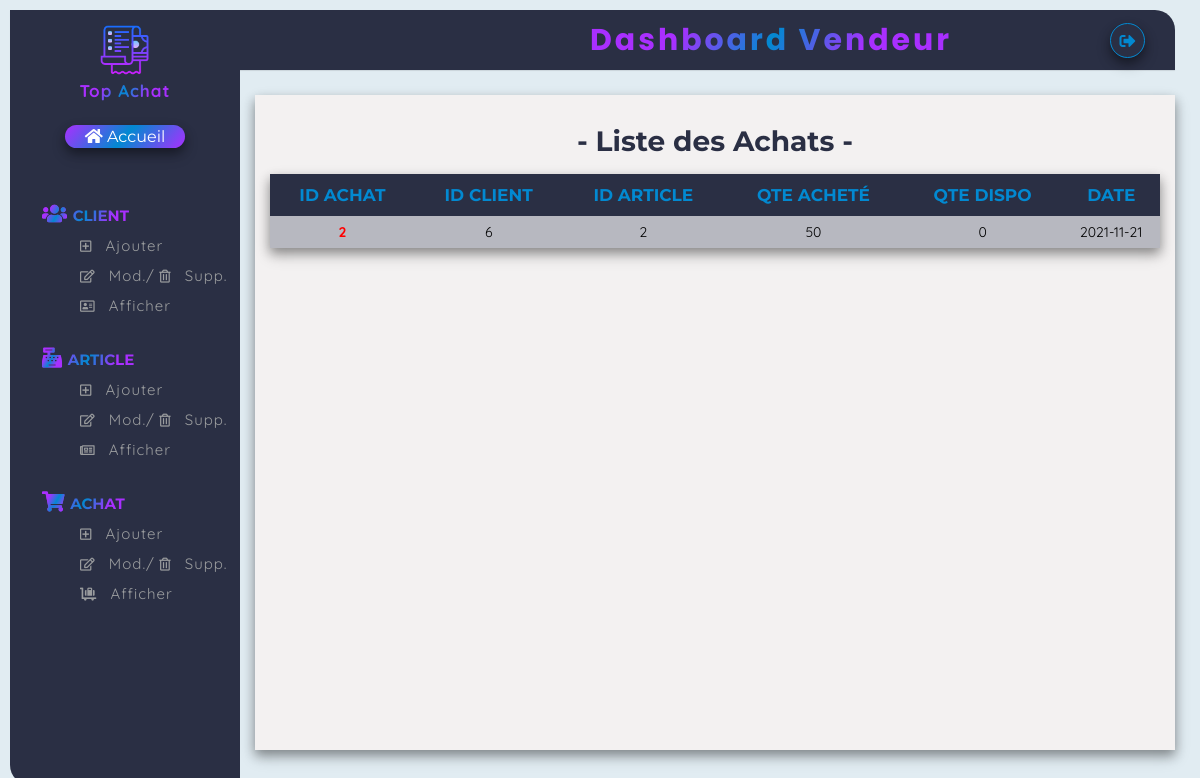
The app's page /afficher_achat.php with its own data.
### tables this page shows
CREATE TABLE `achats` (
  `id_achat` int(11) NOT NULL,
  `id_client` int(11) NOT NULL,
  `id_article` int(11) NOT NULL,
  `quantite` int(11) NOT NULL,
  `date` date NOT NULL
);

### afficher_achat.php (the view, shortened to what this page needs)
<?php
        require('conn.php');
        require_once 'menu_vendeur.php';
?>
<!DOCTYPE html>
<html lang="en">
    <head>
        <link rel="stylesheet" href="css/all.min.css">
        <link rel="stylesheet" href="css/style_vendeur.css">
    </head>
    <body>
        <?php $response = $db->query('SELECT *FROM achats'); ?>
        <div class="wrapper">
            <div class="main_container">
                <div class="item">
                    <h1 class="liste"> - Liste des Achats - </h1></br>
                    <table>
                        <thead>
                            <tr>
                                <th>ID ACHAT</th>
                                <th>ID CLIENT</th>
                                <th>ID ARTICLE</th>
                                <th>QTE ACHETÉ</th>
                                <th>QTE DISPO</th>
                                <th>DATE</th>
                            </tr>
                        </thead>
                        <tbody>
                            <?php
                                $qte_dispo = 50;
                            ?>
                            <?php while($donnees = $response->fetch()){?>
                                <tr>
                                    <td class="id"> <?php echo $donnees['id_achat'];?></td>
                                    <td> <?php echo $donnees['id_client'];?></td>
                                    <td> <?php echo $donnees['id_article'];?></td>
                                    <td> <?php echo $donnees['quantite'];?></td>
                                    <td> <?php echo $qte_dispo - $donnees['quantite'];?> </td>
                                    <td> <?php echo $donnees['date'];?></td>
                                </tr>
                            <?php }
                            ?>
                        </tbody>
                    </div>
                </div>
            </div>
    </body>
</html>

### css/style_vendeur.css (style rules this page uses)
* { margin: 0; padding: 0; list-style: none; text-decoration: none; box-sizing: border-box; font-family: 'Montserrat', sans-serif; }
body { background: #e1ecf2; }
.wrapper { margin: 10px; }
.wrapper .main_container { width: (100% - 200px); margin-top: 70px; margin-left: 230px; padding: 15px; transition: all 0.3s ease; }
.wrapper .main_container .item { background: rgb(243, 241, 241); box-shadow: 0 5px 10px 0 rgba(0,0,0,0.3), 0 7px 15px 0 rgba(0,0,0,0.20); height: 81.9vh; margin-top: 10px; padding: 15px; font-size: 14px; line-height: 22px; }
.liste { text-align: center; margin-top: 20px; color: #2a2f44; }
table { width: 100%; margin: auto; cursor: pointer; border-collapse: collapse; box-shadow: 0 5px 10px 0 rgba(0,0,0,0.3), 0 7px 15px 0 rgba(0,0,0,0.20); }
thead tr th { padding: 10px 15px; font-size: 17px; background: #2a2f44; color: #0289d1; }
td { padding: 5px 0; text-align: center; font-family: 'Quicksand', sans-serif; }
.id { font-weight: bold; color: rgb(255, 0, 0); }
tr:nth-child(odd) { background: rgba(43, 50, 78, .3); }

### records on screen
achats: id_achat "2", id_client "6", id_article "2", quantite "50", $qte_dispo-$donnees['quantite'] "0", date "2021-11-21"
